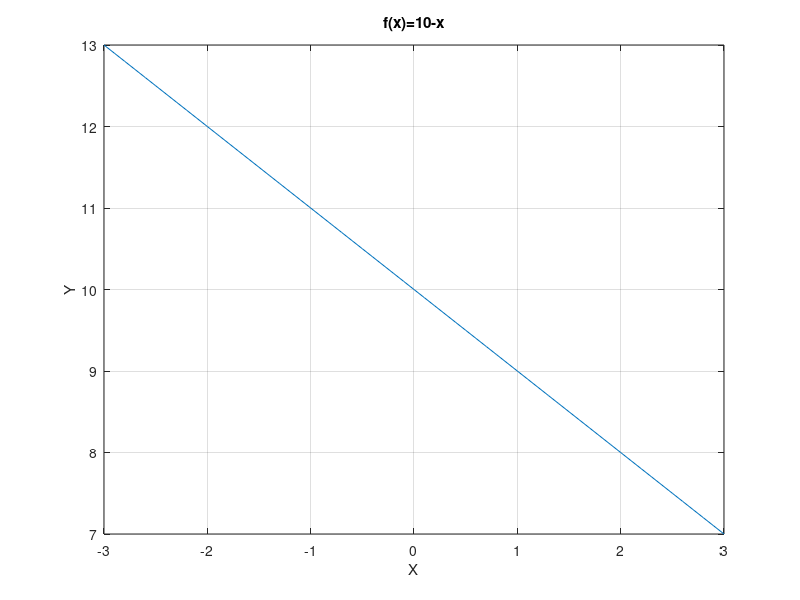

The MATLAB script that drew this image:
% Octave Script
% Title       : Limites
% Description : Graficar  
% Author      : Erika Amairani Leonardo Arce
% Date        : 23 de junio 2021
% Version     : 1
% Notes       : funcion f(x)=10-x

x=-3:0.1:3;
y=10-x;
% Dibujar grafica
plot(x,y)
grid on; 
% Titulo
title("f(x)=10-x");
% Etiqueta para x
xlabel("X");
% Etiqueta para y
ylabel("Y");
